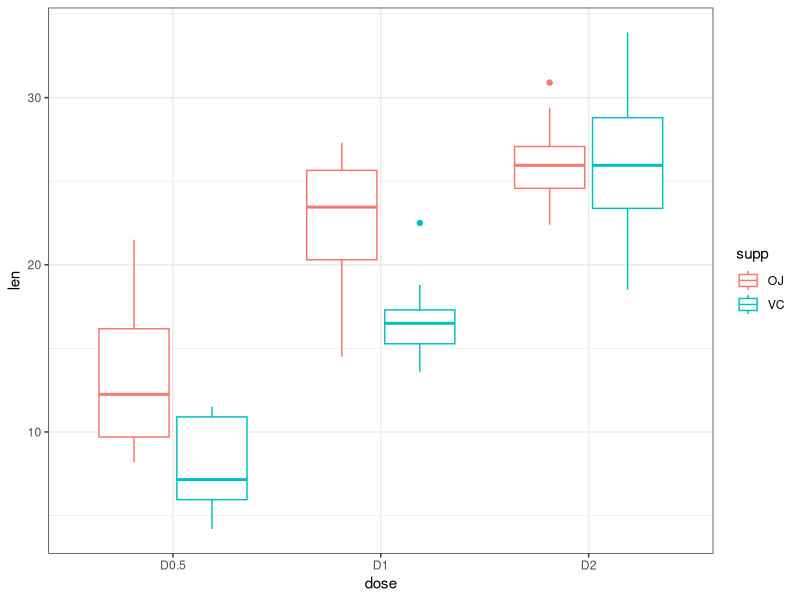
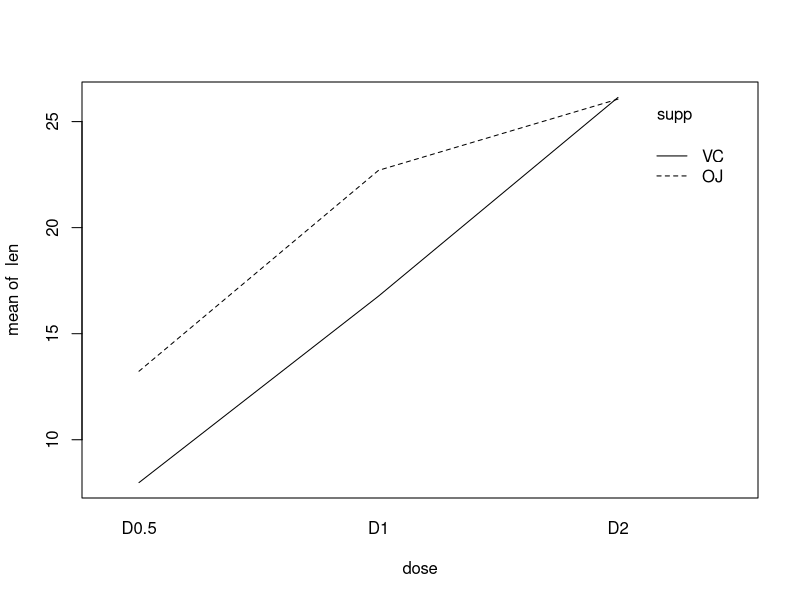
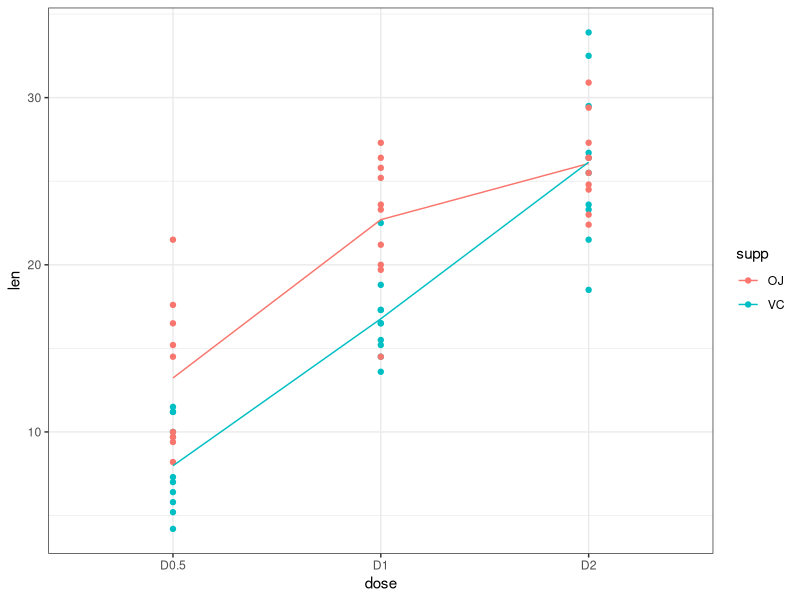
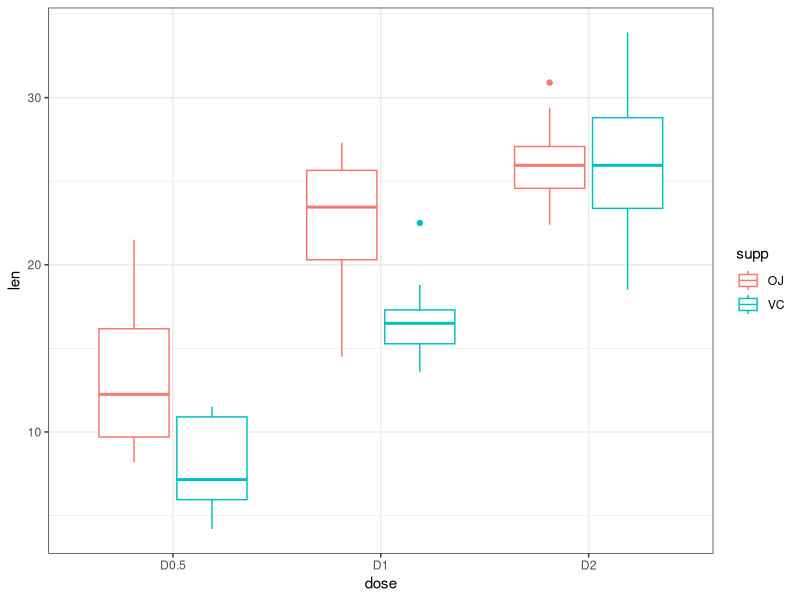
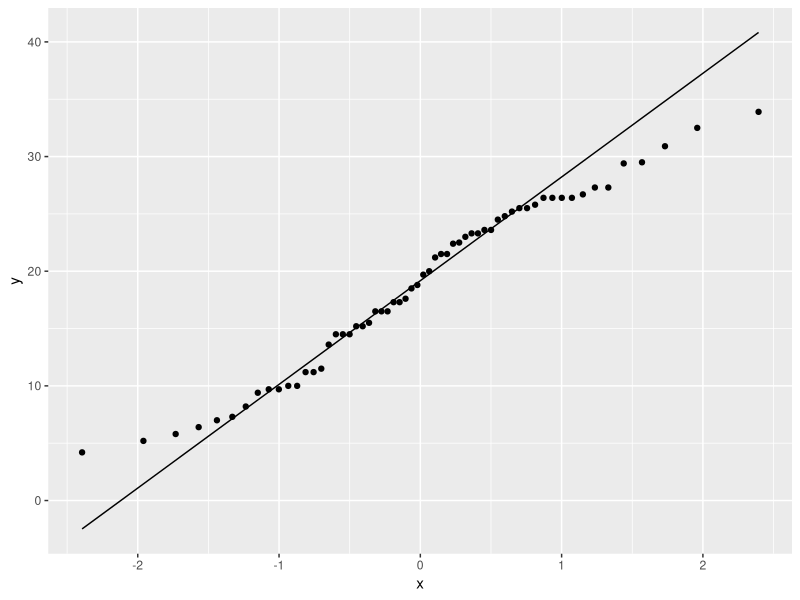
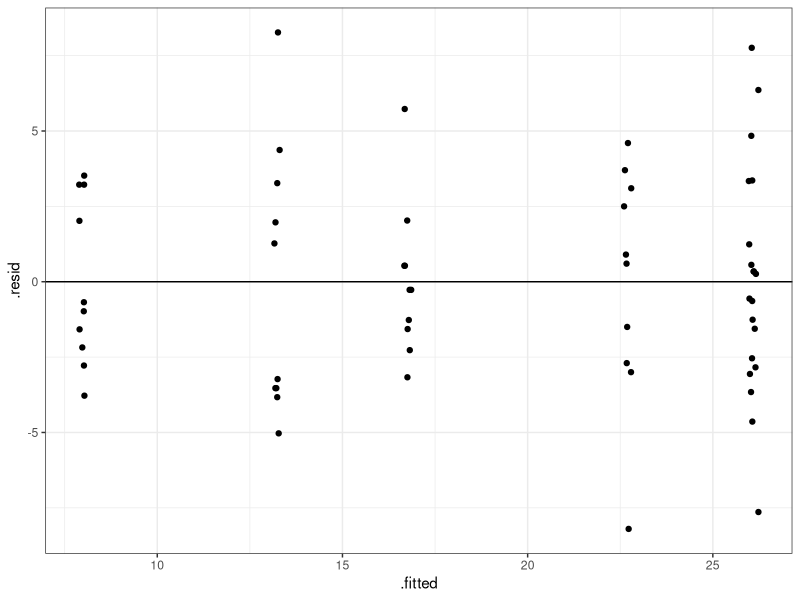
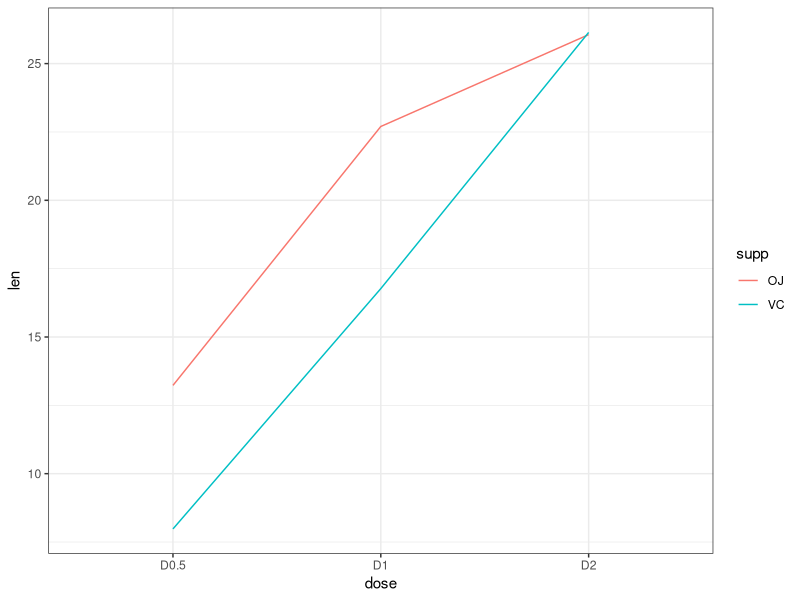
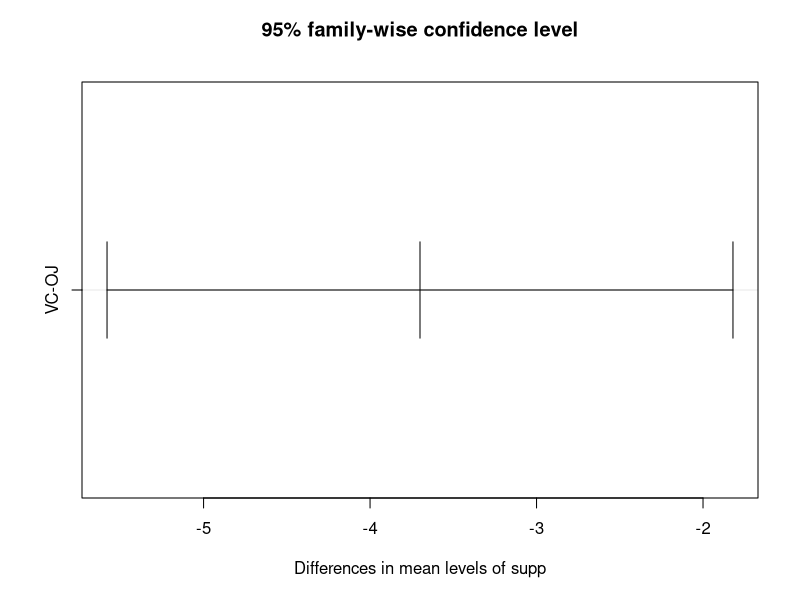

Reproduce these figures in R, in order.
## ---- chunk 1
knitr::opts_chunk$set(echo = TRUE)
library(dplyr)
library(ggplot2)
data("ToothGrowth")
## ---- chunk 2
names(ToothGrowth)
dim(ToothGrowth)
head(ToothGrowth)
distinct(ToothGrowth, supp)
distinct(ToothGrowth, dose)
distinct(ToothGrowth, supp, dose)
## ---- chunk 3
dat <- ToothGrowth %>%
  mutate(dose = factor(dose,
                       levels = c(0.5, 1, 2),
                       labels = c("D0.5", "D1", "D2")))
         
## ---- chunk 4
table(ToothGrowth$supp, ToothGrowth$dose)
## ---- chunk 5
ggplot(dat,
       aes(x = dose,
           y = len,
           color = supp)) +
  geom_boxplot() +
  theme_bw()
## ---- chunk 6
with(data = dat, 
     interaction.plot(dose, supp, len))
## ---- chunk 7
ggplot(dat, 
       aes(x = dose,
           y = len,
           color = supp,
           group = supp)) +
  geom_point() +
  stat_summary(fun = mean,
               geom = "line") +
  theme_bw()

## ---- chunk 8
ggplot(dat,
       aes(x = dose,
           y = len,
           color = supp)) +
  geom_boxplot() +
  theme_bw()
## ---- chunk 9
ggplot(dat,
       aes(sample = len)) +
  stat_qq()+
  stat_qq_line()
## ---- chunk 10
tooth_lm <- lm(len ~ supp * dose, data = dat)
tooth_lm
## ---- chunk 11
ggplot(tooth_lm,
       aes(x = .fitted, y = .resid)) +
    geom_point(
      position = position_jitter(
        width = 0.1,
        height = 0)) +
    geom_hline(yintercept = 0) +
  theme_bw()
## ---- chunk 12
anova(tooth_lm)
## ---- chunk 13
ggplot(dat, 
       aes(x = dose,
           y = len,
           color = supp,
           group = supp)) +
  stat_summary(fun = mean,
               geom = "line") +
  theme_bw()
## ---- chunk 14
summary(tooth_lm)
## ---- chunk 15
# ANOVA of our lm model
tooth_aov <- aov(tooth_lm)

# Tukey's test on the plant_aov object
tooth_tukey <- TukeyHSD(tooth_aov)
# print out results
tooth_tukey
## ---- chunk 16
plot(tooth_tukey)
